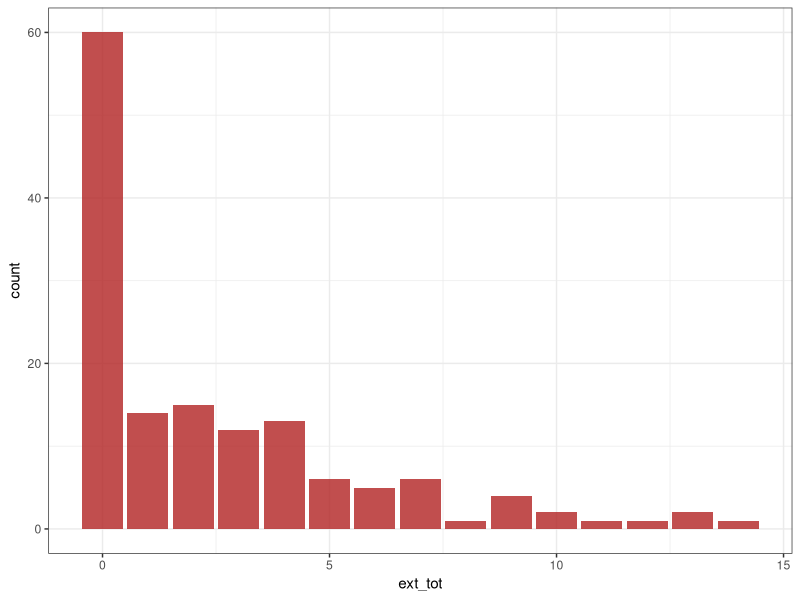
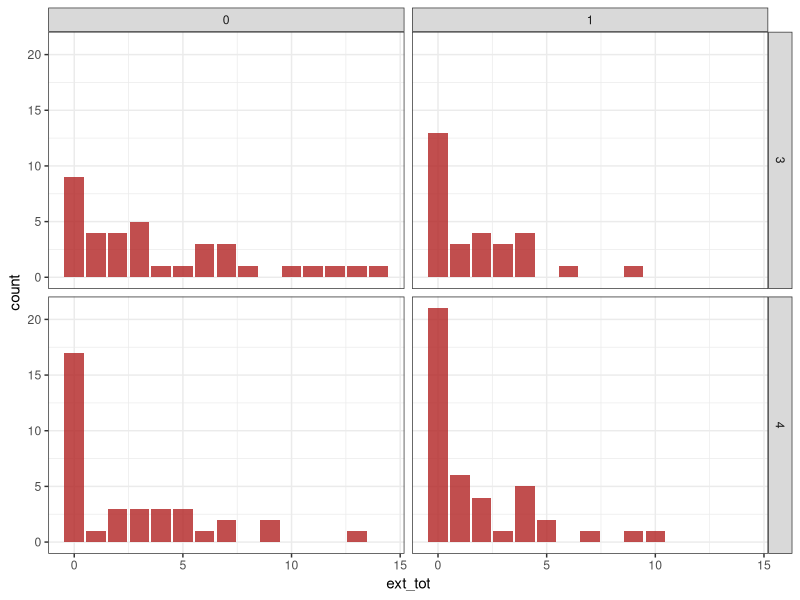
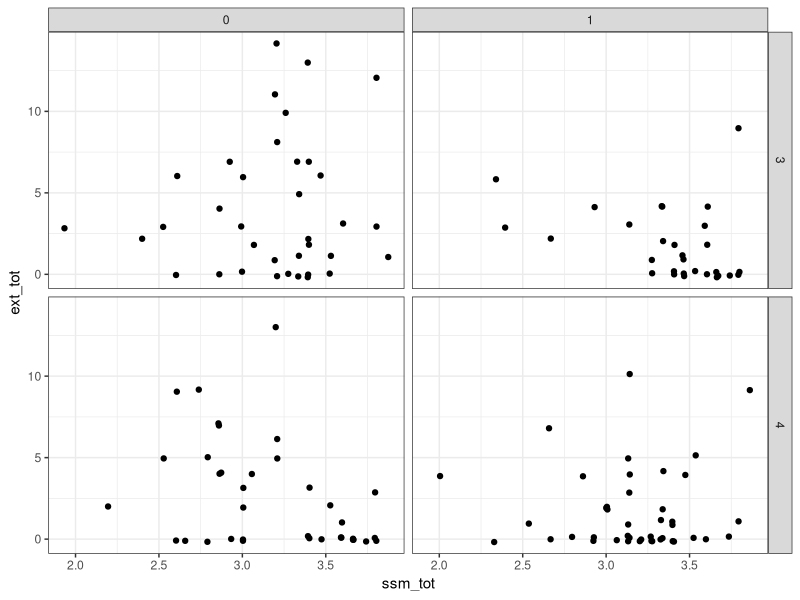
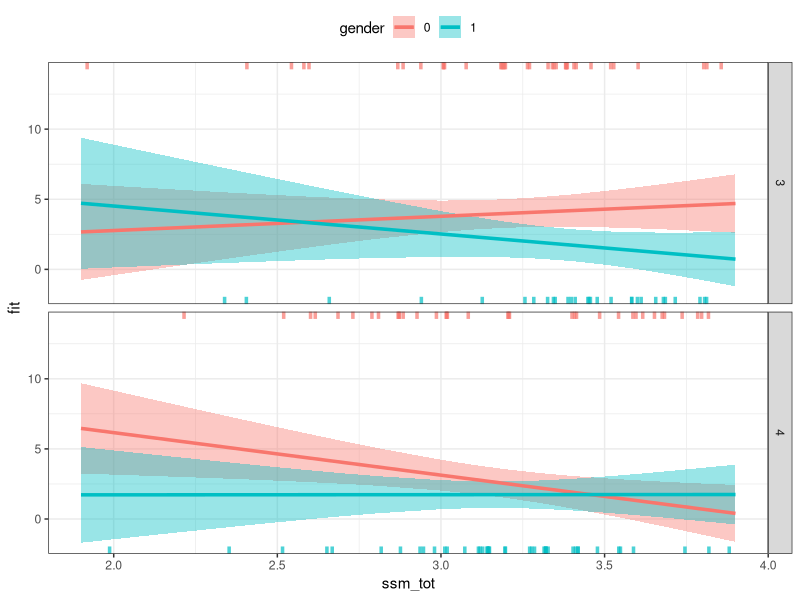

These charts were generated, in order, by the following R code:
## ---- chunk 1
knitr::opts_chunk$set(echo = FALSE, collapse = TRUE)
rm(list = ls())
## ---- chunk 2
my_data <-readxl::read_excel("att-quest.xlsx")
my_data <- as.data.frame(my_data)

# Data munging

my_data$id = factor(my_data$id)
my_data$grade = factor(my_data$grade)
my_data$gender<-factor(my_data$gender)

# Compute questionnaire score

#  - ssm
my_data$ssm1 = abs(my_data$ssm1 - 5)
my_data$ssm3 = abs(my_data$ssm3 - 5)
my_data$ssm4 = abs(my_data$ssm4 - 5)
my_data$ssm9 = abs(my_data$ssm9 - 5)
my_data$ssm10 = abs(my_data$ssm10 - 5)
my_data$ssm13 = abs(my_data$ssm13 - 5)
my_data$ssm15 = abs(my_data$ssm15 - 5)

my_data$ssm_tot <- (my_data$ssm1 +my_data$ssm2+ my_data$ssm3 +my_data$ssm4+my_data$ssm5 +my_data$ssm6+my_data$ssm7 + my_data$ssm8+my_data$ssm9+
  my_data$ssm10+ my_data$ssm11+my_data$ssm12+my_data$ssm13+my_data$ssm14 + my_data$ssm15)/15

# - sdq

my_data$sdq7 = abs(my_data$sdq7 - 2)
my_data$sdq11 = abs(my_data$sdq11 - 2)
my_data$sdq14 = abs(my_data$sdq14 - 2)
my_data$sdq21 = abs(my_data$sdq21 - 2)
my_data$sdq25 = abs(my_data$sdq25 - 2)

my_data$int_tot<-my_data$sdq3+my_data$sdq6+my_data$sdq8 +my_data$sdq11+ my_data$sdq13+my_data$sdq14 + 
  my_data$sdq16+my_data$sdq19+my_data$sdq23+my_data$sdq24
my_data$ext_tot<-my_data$sdq2+my_data$sdq5+ my_data$sdq7+my_data$sdq10 +my_data$sdq12+my_data$sdq15 +
  my_data$sdq18+my_data$sdq21+ my_data$sdq22 +my_data$sdq25

my_data =my_data[, c("id", "grade", "gender", "ssm_tot", "int_tot", "ext_tot")]

## ---- chunk 3
str(my_data)
## ---- chunk 4
summary(my_data)
## ---- chunk 5
table(my_data$gender, my_data$grade)
## ---- chunk 6
library('ggplot2')
theme_set(theme_bw())

ggplot(my_data) +
  geom_bar(aes(x = ext_tot), fill = "firebrick", alpha = .8)
## ---- chunk 7
# Mean
tapply(my_data$ext_tot, INDEX = list(my_data$gender, my_data$grade), FUN = mean)

# SD
tapply(my_data$ext_tot, INDEX = list(my_data$gender, my_data$grade), FUN = sd)
## ---- chunk 8
ggplot(my_data) +
  geom_bar(aes(x = ext_tot), fill = "firebrick", alpha = .8)+
  facet_grid(grade~gender)
## ---- chunk 9
ggplot(my_data) +
  geom_jitter(aes(x = ssm_tot, y = ext_tot), width= .01, height = .2) +
  facet_grid(grade~gender)
## ---- chunk 10
fit <-lm(ext_tot ~ ssm_tot * gender * grade, data = my_data)
summary(fit)
## ---- chunk 11
car::Anova(fit)
## ---- chunk 12
int_emmeans <- emmeans::emtrends(fit, pairwise ~ grade*gender, var = 'ssm_tot', adjust = "mvt")
int_emmeans
## ---- chunk 13
ggplot(as.data.frame(effects::effect("ssm_tot * gender * grade", fit, xlev = 20))) +
  geom_ribbon(aes(x= ssm_tot, ymin = lower, ymax=upper, fill =gender), alpha = .4) +
  geom_line(aes(x= ssm_tot, y = fit, color =gender), size = 1.2) +
  geom_rug(data = my_data[my_data$gender == 0,],
           aes(x= ssm_tot, color = gender, y = ext_tot), size = 1.2, alpha = .7,
           position = position_jitter(width = .02, height = 0), sides = "t") +
  geom_rug(data = my_data[my_data$gender == 1,],
           aes(x= ssm_tot, color = gender, y = ext_tot), size = 1.2, alpha = .7,
           position = position_jitter(width = .02, height = 0), sides = "b") +
  facet_grid(grade~.) +
  theme(legend.position = "top")
